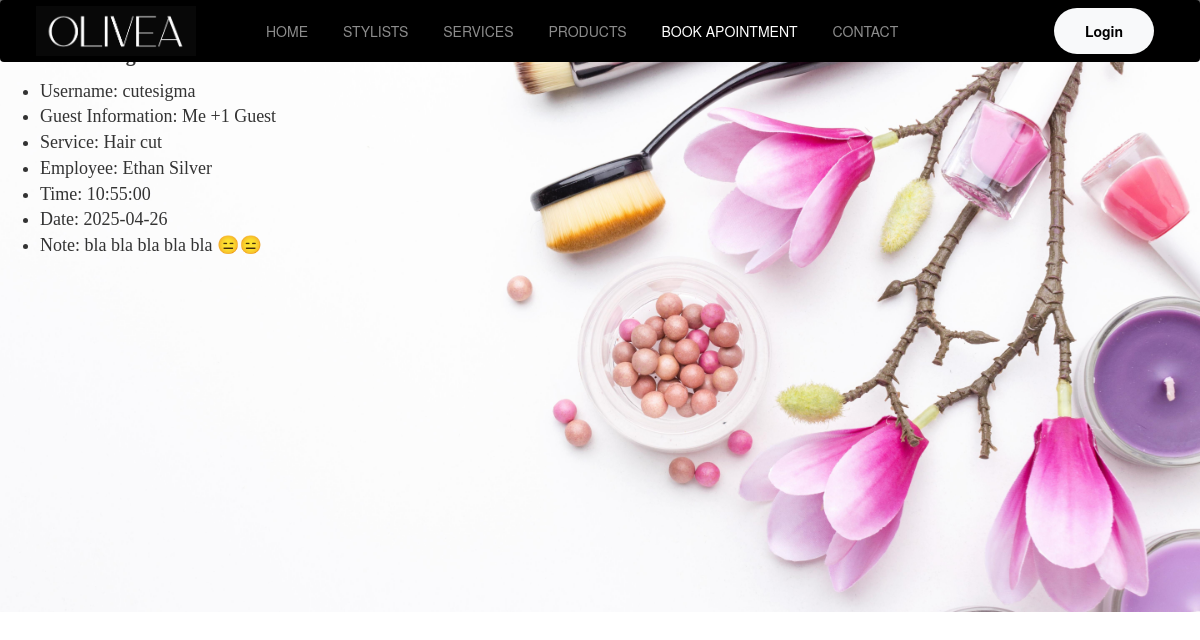
Before: /ViewBooking.php?username=cutesigma with the older database file.
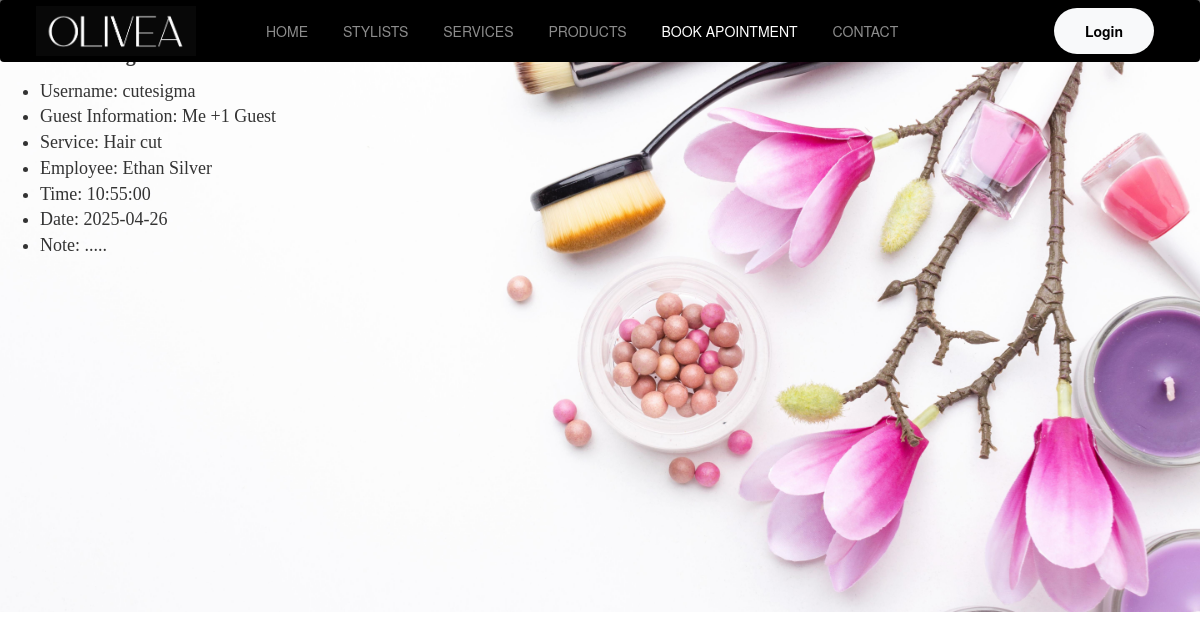
After: the same page with the newer database file.
### tables this page shows
CREATE TABLE `bookings` (
  `UserName` varchar(10) NOT NULL,
  `Guest_Information` varchar(50) NOT NULL,
  `Service` text NOT NULL,
  `Employee` varchar(50) NOT NULL,
  `Time` time NOT NULL,
  `Date` date NOT NULL,
  `Note` varchar(100) NOT NULL
);

### ViewBooking.php (the view, shortened to what this page needs)
<?php
   if(isset($_GET['username'])){
        $UserName = $_GET['username'];
    $host='localhost';
    $username='root';
    $password='';
    $database='oliveadb';
    $conn=new mysqli ($host,$username,$password,$database);
  }
    $sql="SELECT * FROM Bookings WHERE UserName='$UserName'";
    $result=$conn->query($sql);
    if($result->num_rows>0){
        $bookings = array();
        while($row=$result->fetch_assoc()){
            $bookings[] = $row;
        }
    }else{
        $bookings = array();
    }
?>
<?php
  if (isset($_SESSION['username'])) {
    $username = $_SESSION['username'];
  } else {
    $username = null;
  }
?>
<!DOCTYPE html>
<html>
    <head>
    <link rel="stylesheet" href="style.css">
    <link href="https://cdn.jsdelivr.net/npm/bootstrap@5.3.3/dist/css/bootstrap.min.css" rel="stylesheet">
    <link rel="stylesheet" href="https://maxcdn.bootstrapcdn.com/bootstrap/3.4.1/css/bootstrap.min.css">
    </head>
    <body>
      <nav class="navbar navbar-expand-lg bg-body-tertiary" style="background-color: black !important;"  data-bs-theme="dark">
        <div class="container-fluid">
          <a class="navbar-brand" href="index.php">
            <img src="Images/Olivea logo.png" class="img1">
        </a>
          <div class="collapse navbar-collapse" id="navbarNavDropdown">
            <ul class="navbar-nav">
              <li class="nav-item">
                <a class="nav-link" aria-current="page" href="index.php">HOME</a>
              </li>
              <li class="nav-item">
                <a class="nav-link" href="Stylists.php">STYLISTS</a>
              </li>
              <li class="nav-item">
                <a class="nav-link" href="Services.php">SERVICES</a>
              </li>
              <li class="nav-item">
                <a class="nav-link" href="Products.php">PRODUCTS</a>
              </li>
              <li class="nav-item">
                <a class="nav-link active" href="Booking.php">BOOK APOINTMENT</a>
              </li>
              <li class="nav-item">
                <a class="nav-link" href="Contact.php">CONTACT</a>
              </li>
            </ul>
          </div>
          <?php if ($username): ?>
  <style>
    .welcome-msg {
      background: linear-gradient(135deg, rgba(255, 105, 180, 0.8), rgba(205, 0, 78, 0.8));
      border: 2px solid rgb(205, 0, 78);
      padding: 8px 20px;
      border-radius: 50px;
      color: white;
      font-weight: 600;
      font-family: 'Segoe UI', sans-serif;
      font-size: 18px;
      box-shadow: 0 4px 15px rgba(205, 0, 78, 0.4);
      display: flex;
      align-items: center;
      justify-content: center;
      gap: 12px;
      animation: fadeSlide 1s ease-in-out;
      transition: all 0.3s ease-in-out;
      max-width: 250px;
    }
    .welcome-msg:hover {
      transform: scale(1.05);
      box-shadow: 0 6px 20px rgba(205, 0, 78, 0.5);
    }
    .welcome-msg .icon {
      width: 25px;
      height: 25px;
      background: url('path_to_welcome_icon.png') no-repeat center center;
      background-size: contain;
    }
    @keyframes fadeSlide {
      0% {
        opacity: 0;
        transform: translateY(-10px);
      }
      100% {
        opacity: 1;
        transform: translateY(0);
      }
    }
  </style>
  <div style="display: flex; align-items: center; gap: 15px; margin-right: 30px;">
    <div class="welcome-msg">
      <span class="icon"></span>
      <span>Welcome, <strong><?php echo htmlspecialchars($username); ?></strong></span>
    </div>
    <a href="logout.php">
      <button type="button" class="btn btn-light" style="width: 100px;">Logout</button>
    </a>
  </div>
<?php else: ?>
  <a href="login.php">
    <button type="button" class="btn btn-light" style="width: 100px; margin-right: 30px;">Login</button>
  </a>
<?php endif; ?>
        </div>
      </nav>
      <div class="bg-image" >
        <img src="Images/contact 3.jpg" class="w-100" style="margin-top: -50px;" />
            <div  style="background-color: rgba(10, 10, 10, 0.589)">
              <div style="margin-top: -680px; ">
              <ul style="list-style-type: none;margin-top: 20px;font-size:20px;font-weight:bold;">
                <li style=" font-family: 'candara';";>Thank you for booking with us!</li>
                <li style=" font-family: 'candara';";>Your booking details are as follows:</li>
              </ul>
              <ul style="font-size:18px; margin-left: 20px;">
                <li style=" font-family: 'candara';";>Username: <?php echo $UserName; ?></li>
                <li style=" font-family: 'candara';";>Guest Information: <?php echo $bookings[0]['Guest_Information']; ?></li>
                <li style=" font-family: 'candara';";>Service: <?php echo $bookings[0]['Service']; ?></li>
                <li style=" font-family: 'candara';";>Employee: <?php echo $bookings[0]['Employee']; ?></li>
                <li style=" font-family: 'candara';";>Time: <?php echo $bookings[0]['Time']; ?></li>
                <li style=" font-family: 'candara';";>Date: <?php echo $bookings[0]['Date']; ?></li>
                <li style=" font-family: 'candara';";>Note: <?php echo $bookings[0]['Note']; ?></li>
              </ul>
              </div>
            </div>
      </div>
    </body>
</html>

### style.css (style rules this page uses)
html { scroll-behavior: smooth; }
.img1 { width: 160px; margin-top: -15px; margin-left: 20px; }
.nav-link { color: white; }
.bg-body-tertiary { background-color: black !important; }
.navbar-nav { margin-left: 300px; }
.nav-item { margin-left: 25px; }
.btn.btn-light { border-radius: 5ch; border-width: 1ch; font-weight: 700; width: 15%; }
.bg-image { width: 100%; margin-top: -20px; }
::placeholder { color: #ffffff!important; font-size:18px!important; }

Changed rows visible on the page:
changed bookings "Me +1 Guest": Note "bla bla bla bla bla 😑😑" → "....."
